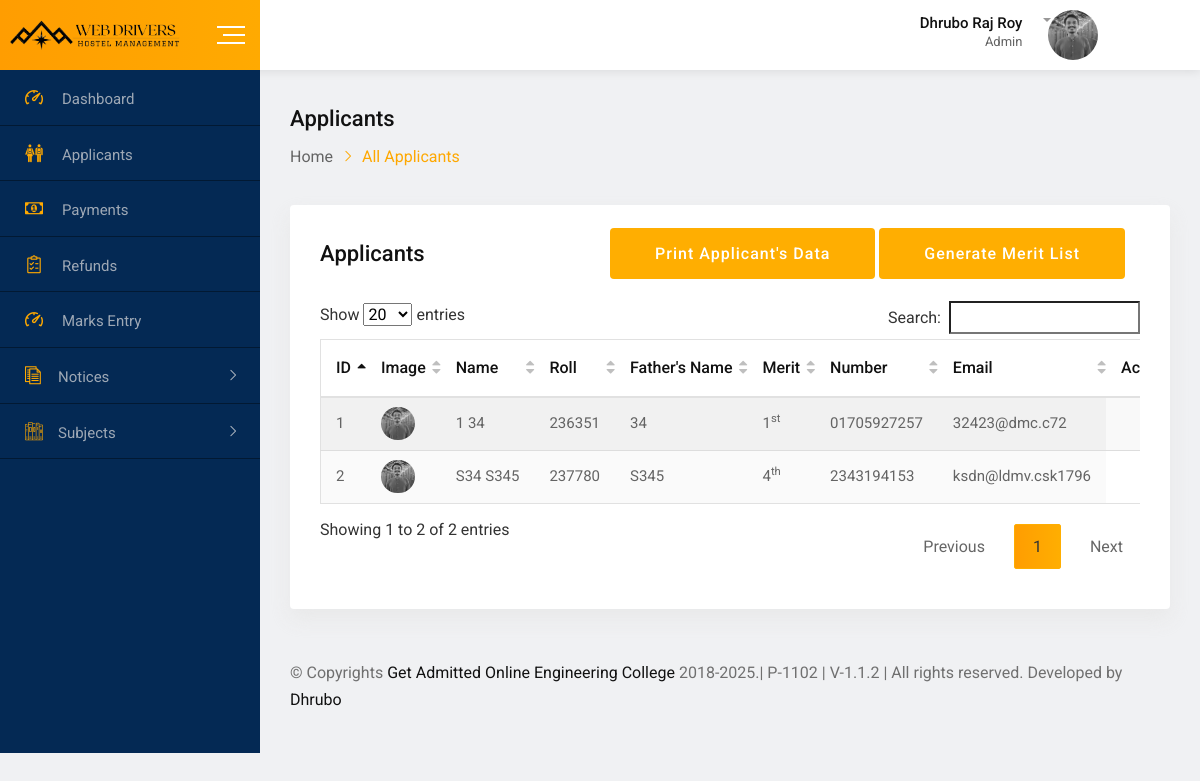
Page /webadmin/applicants.php (signed in) on the earlier database version.
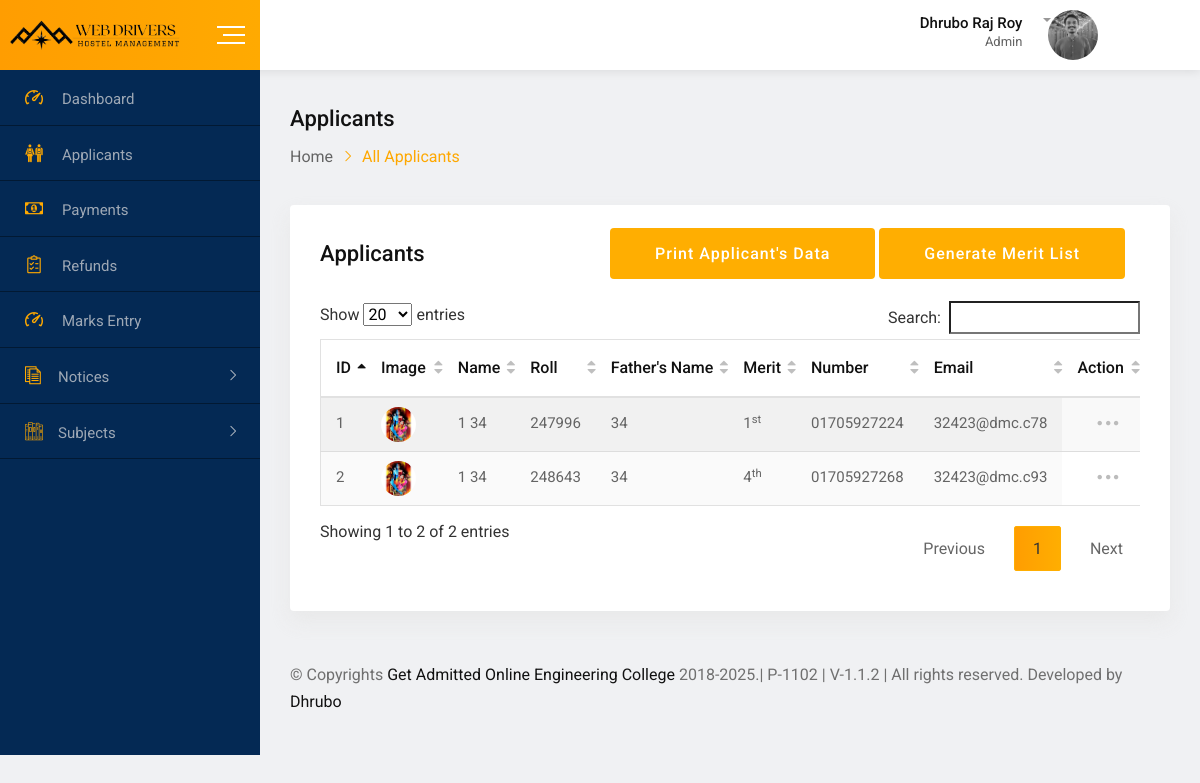
Same page on the later database version.
### tables this page shows
CREATE TABLE `applicants` (
  `id` varchar(20) NOT NULL,
  `first_name` varchar(50) NOT NULL,
  `last_name` varchar(30) NOT NULL,
  `roll` varchar(20) NOT NULL,
  `class` varchar(11) NOT NULL,
  `fName` varchar(50) NOT NULL,
  `fNid` varchar(20) NOT NULL,
  `mName` varchar(50) NOT NULL,
  `mNid` varchar(20) NOT NULL,
  `phoneNumber` varchar(15) NOT NULL,
  `presentAddress` varchar(255) NOT NULL,
  `permanentAddress` varchar(255) NOT NULL,
  `dob` varchar(20) NOT NULL,
  `gender` varchar(20) NOT NULL,
  `religion` varchar(20) NOT NULL,
  `birthId` text NOT NULL,
  `quota` varchar(20) NOT NULL,
  `bloodGroup` varchar(20) NOT NULL,
  `examRoll` varchar(20) NOT NULL,
  `merit` varchar(20) NOT NULL,
  `localGuardianName` varchar(50) NOT NULL,
  `localGuardianNid` varchar(20) NOT NULL,
  `password` varchar(100) NOT NULL,
  `email` varchar(50) NOT NULL,
  `code` varchar(11) NOT NULL,
  `image` varchar(255) NOT NULL,
  `final_submit` int(2) NOT NULL,
  `last_notification` varchar(20) NOT NULL,
  `status` int(3) NOT NULL
);

### webadmin/applicants.php (the view, shortened to what this page needs)
<?php
include('header.php');
$sql="select applicants.*,bkash_online_payment.user_id from applicants,bkash_online_payment where bkash_online_payment.user_id=applicants.id and bkash_online_payment.status='Completed' order by id desc";
$res=mysqli_query($con,$sql);
?>
<div class="dashboard-content-one">
    <div class="breadcrumbs-area">
        <h3>Applicants</h3>
            <ul>
                <li>
                    <a href="index">Home</a>
                </li>
                <li>All Applicants</li>
            </ul>
    </div>
    <div class="card height-auto">
        <div class="card-body">
            <div class="heading-layout1">
                <div class="item-title">
                    <h3>Applicants</h3>
                </div>
                <div class="dropdown show">
                    <div class="col-12 form-group mg-t-8">
                    <a href="../pdfreports/student-details">
                                <button type="submit"
                                class="btn-fill-lg btn-gradient-yellow btn-hover-bluedark">Print Applicant's Data</button>
                        </a>
                        <a href="../pdfreports/generate_rank">
                                <button type="submit"
                                class="btn-fill-lg btn-gradient-yellow btn-hover-bluedark">Generate Merit List</button>
                        </a>
                    </div>
                </div>
            </div>
            <div class="table-responsive">
                <table class="table display data-table text-nowrap">
                    <thead>
                        <tr>
                            <th>ID</th>
                            <th>Image</th>
                            <th>Name</th>
                            <th>Roll</th>
                            <th>Father's Name</th>
                            <th>Merit</th>
                            <th>Number</th>
                            <th>Email</th>
                            <th>Action</th>
                        </tr>
                    </thead>
                    <tbody id="myTable">
                        <?php if(mysqli_num_rows($res)>0){
                        $i=1;
                        while($row=mysqli_fetch_assoc($res)){
                        ?>
                        <tr role="row" class="odd">
                            <td class="sorting_1 dtr-control"><?php echo $i?></td>
                                <td class="sorting_1 dtr-control">
                            <a href="<?php echo STUDENT_IMAGE.$row['image']?>" target="_blank" style="text-decoration:none;"><img class="rounded-circle w-75" src="<?php echo STUDENT_IMAGE.$row['image']?>"
                                    alt="student">
                            </a></td>
                            <td class="sorting_1 dtr-control"><?php echo $row['first_name'].' '.$row['last_name']?></td>
                            <td class="sorting_1 dtr-control"><?php echo $row['roll']?></td>
                            <td class="sorting_1 dtr-control"><?php echo $row['fName']?></td>
                            <td class="sorting_1 dtr-control"><?php echo addOrdinalNumberSuffix($row['merit'])?></td>
                            <td class="sorting_1 dtr-control"><?php echo $row['phoneNumber']?></td>
                            <td class="sorting_1 dtr-control"><?php echo $row['email']?></td>
                            <td>
                                <div class="dropdown">
                                    <a href="#" class="dropdown-toggle" data-toggle="dropdown" aria-expanded="false">
                                        <span class="flaticon-more-button-of-three-dots"></span>
                                    </a>
                                </div>
                            </td>
                        </tr>
                        <?php
                           $i++;
                           } } else { ?>
                        <tr>
                            <td colspan="5">No data found</td>
                        </tr>
                        <?php } ?>
                </table>
            </div>
        </div>
    </div>
    <?php include('footer.php');?>

### inc/function.inc.php (shortened to what this page needs)
<?php
function addOrdinalNumberSuffix($num) {
    $num = (int)$num;
    if (!in_array(($num % 100), array(11,12,13))){
        switch ($num % 10) {
            case 1:  return $num.'<sup>st</sup>';
        }
    }
    return $num.'<sup>th</sup>';
}
?>

Differences in the rows shown:
removed applicants: image (picture), first_name "1", last_name "34", roll "236351", fName "34", merit "1", phoneNumber "01705927257", email "32423@dmc.c72"
removed applicants: image (picture), first_name "S34", last_name "S345", roll "237780", fName "S345", merit "4", phoneNumber "2343194153", email "ksdn@ldmv.csk1796"
added applicants: image (picture), first_name "1", last_name "34", roll "247996", fName "34", merit "1", phoneNumber "01705927224", email "32423@dmc.c78"
added applicants: image (picture), first_name "1", last_name "34", roll "248643", fName "34", merit "4", phoneNumber "01705927268", email "32423@dmc.c93"
